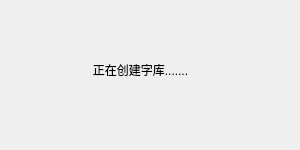
<?xml version="1.0" encoding="UTF-8"?>
<ui version="4.0">
 <class>Building</class>
 <widget class="QDialog" name="Building">
  <property name="geometry">
   <rect>
    <x>0</x>
    <y>0</y>
    <width>300</width>
    <height>150</height>
   </rect>
  </property>
  <property name="windowTitle">
   <string>Dialog</string>
  </property>
  <widget class="QDialogButtonBox" name="buttonBox">
   <property name="geometry">
    <rect>
     <x>300</x>
     <y>150</y>
     <width>81</width>
     <height>241</height>
    </rect>
   </property>
   <property name="orientation">
    <enum>Qt::Vertical</enum>
   </property>
   <property name="standardButtons">
    <set>QDialogButtonBox::Cancel|QDialogButtonBox::Ok</set>
   </property>
  </widget>
  <widget class="QLabel" name="label">
   <property name="geometry">
    <rect>
     <x>0</x>
     <y>60</y>
     <width>281</width>
     <height>20</height>
    </rect>
   </property>
   <property name="text">
    <string>正在创建字库.......</string>
   </property>
   <property name="textFormat">
    <enum>Qt::AutoText</enum>
   </property>
   <property name="alignment">
    <set>Qt::AlignCenter</set>
   </property>
  </widget>
 </widget>
 <resources/>
 <connections>
  <connection>
   <sender>buttonBox</sender>
   <signal>accepted()</signal>
   <receiver>Building</receiver>
   <slot>accept()</slot>
   <hints>
    <hint type="sourcelabel">
     <x>248</x>
     <y>254</y>
    </hint>
    <hint type="destinationlabel">
     <x>157</x>
     <y>274</y>
    </hint>
   </hints>
  </connection>
  <connection>
   <sender>buttonBox</sender>
   <signal>rejected()</signal>
   <receiver>Building</receiver>
   <slot>reject()</slot>
   <hints>
    <hint type="sourcelabel">
     <x>316</x>
     <y>260</y>
    </hint>
    <hint type="destinationlabel">
     <x>286</x>
     <y>274</y>
    </hint>
   </hints>
  </connection>
 </connections>
</ui>
